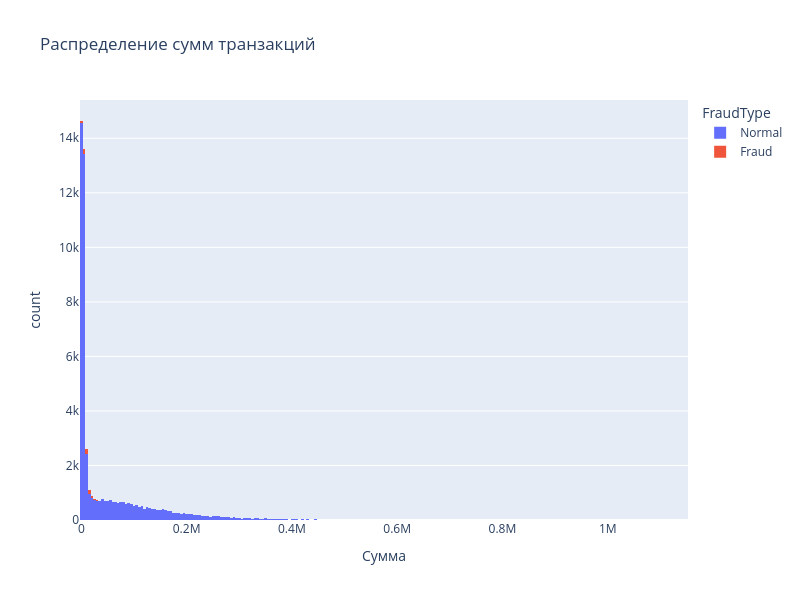
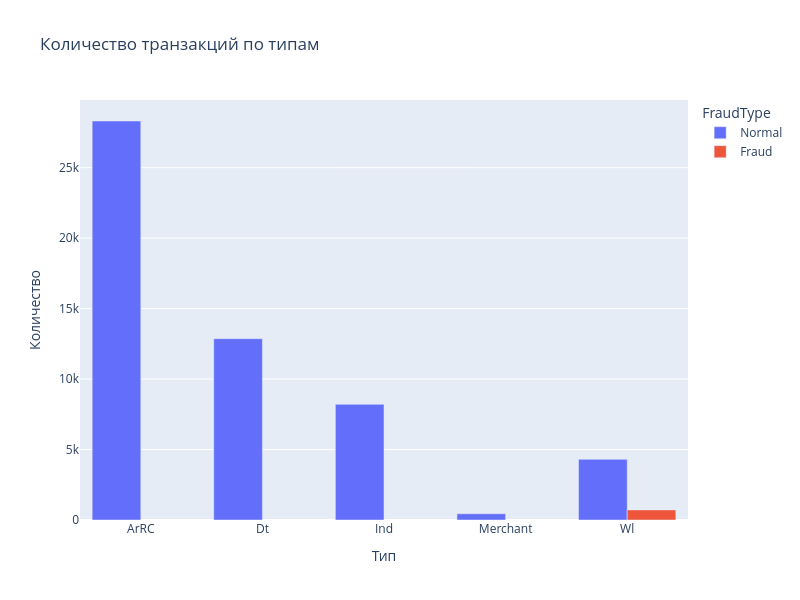

Notebook cell for these charts, in order:
### Markdown cell above
Опишем.

На первом рисунке представлена визуализация мошеннических транзакций. Можно отметить ранее выделенные паттерны:
* демонстрация плотной связности между ограниченным числом узлов. 
* такая структура характерна для координированной активности мобильного ботнета, где зараженные устройства совершают множественные переводы между собой.

На втором рисунке прдеставлен граф нормальных транзакций. Можно отметить:
* граф показывает звездообразную топологию с центральными узлами-агентами (RET), через которые происходит большинство легитимных операций.

### Code cell
fig_amount = px.histogram(
    df, 
    x='Amount',
    color='FraudType',
    title='Распределение сумм транзакций',
    labels={'Amount': 'Сумма'},
    width=800,
    height=600
)
fig_amount.show()

fig_type = px.bar(
    df.groupby(['Type', 'FraudType']).size().reset_index(name='count'),
    x='Type', 
    y='count', 
    color='FraudType',
    title='Количество транзакций по типам',
    labels={'Type': 'Тип', 'count': 'Количество'},
    barmode='group',
    width=800,
    height=600
)
fig_type.show()

### Figure 1 — Plotly figure (JSON) as saved in the notebook; plotly's stock layout.template omitted (floating-point values rounded to 4 significant figures; data arrays with more than 128 entries replaced by an {"elided": "..."} marker saying what was removed)
{"data": [{"bingroup": "x", "hovertemplate": "FraudType=Normal<br>Сумма=%{x}<br>count=%{y}<extra></extra>", "legendgroup": "Normal", "marker": {"color": "#636efa", "pattern": {"shape": ""}}, "name": "Normal", "orientation": "v", "showlegend": true, "type": "histogram", "x": {"elided": "54131 float values"}, "xaxis": "x", "yaxis": "y"}, {"bingroup": "x", "hovertemplate": "FraudType=Fraud<br>Сумма=%{x}<br>count=%{y}<extra></extra>", "legendgroup": "Fraud", "marker": {"color": "#EF553B", "pattern": {"shape": ""}}, "name": "Fraud", "orientation": "v", "showlegend": true, "type": "histogram", "x": {"elided": "717 float values"}, "xaxis": "x", "yaxis": "y"}], "layout": {"barmode": "relative", "height": 600, "legend": {"title": {"text": "FraudType"}, "tracegroupgap": 0}, "title": {"text": "Распределение сумм транзакций"}, "width": 800, "xaxis": {"anchor": "y", "domain": [0, 1], "title": {"text": "Сумма"}}, "yaxis": {"anchor": "x", "domain": [0, 1], "title": {"text": "count"}}}}

### Figure 2 — Plotly figure (JSON) as saved in the notebook; plotly's stock layout.template omitted (floating-point values rounded to 4 significant figures)
{"data": [{"alignmentgroup": "True", "hovertemplate": "FraudType=Normal<br>Тип=%{x}<br>Количество=%{y}<extra></extra>", "legendgroup": "Normal", "marker": {"color": "#636efa", "pattern": {"shape": ""}}, "name": "Normal", "offsetgroup": "Normal", "orientation": "v", "showlegend": true, "textposition": "auto", "type": "bar", "x": ["ArRC", "Dt", "Ind", "Merchant", "Wl"], "xaxis": "x", "y": [28312, 12867, 8205, 443, 4304], "yaxis": "y"}, {"alignmentgroup": "True", "hovertemplate": "FraudType=Fraud<br>Тип=%{x}<br>Количество=%{y}<extra></extra>", "legendgroup": "Fraud", "marker": {"color": "#EF553B", "pattern": {"shape": ""}}, "name": "Fraud", "offsetgroup": "Fraud", "orientation": "v", "showlegend": true, "textposition": "auto", "type": "bar", "x": ["Wl"], "xaxis": "x", "y": [717], "yaxis": "y"}], "layout": {"barmode": "group", "height": 600, "legend": {"title": {"text": "FraudType"}, "tracegroupgap": 0}, "title": {"text": "Количество транзакций по типам"}, "width": 800, "xaxis": {"anchor": "y", "domain": [0, 1], "title": {"text": "Тип"}}, "yaxis": {"anchor": "x", "domain": [0, 1], "title": {"text": "Количество"}}}}
